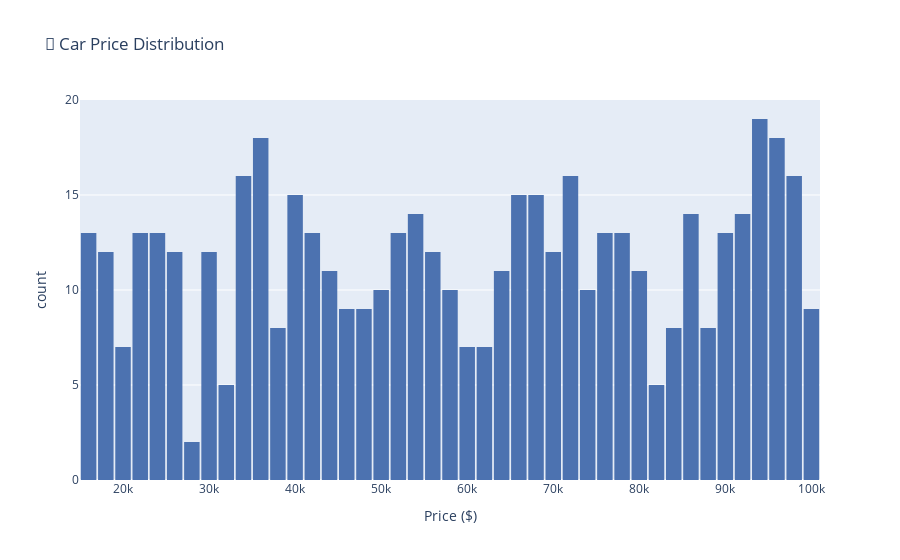

Notebook code for this chart:
### Markdown cell above
#### 4.1.1 Numerical Distributions

### Code cell
# Price Distribution (Cars)
fig = px.histogram(
    df_cars.to_pandas(), 
    x="Price", 
    nbins=50,
    title="🚗 Car Price Distribution",
    labels={"Price": "Price ($)", "count": "Frequency"},
    color_discrete_sequence=[COLORS[0]]
)
fig.update_layout(bargap=0.1)
fig.show()

### Figure 1 — Plotly figure (JSON) as saved in the notebook; plotly's stock layout.template omitted (floating-point values rounded to 4 significant figures; data arrays with more than 128 entries replaced by an {"elided": "..."} marker saying what was removed)
{"data": [{"bingroup": "x", "hovertemplate": "Price ($)=%{x}<br>count=%{y}<extra></extra>", "legendgroup": "", "marker": {"color": "#4c72b0", "pattern": {"shape": ""}}, "name": "", "nbinsx": 50, "orientation": "v", "showlegend": false, "type": "histogram", "x": {"elided": "501 float values"}, "xaxis": "x", "yaxis": "y"}], "layout": {"bargap": 0.1, "barmode": "relative", "legend": {"tracegroupgap": 0}, "title": {"text": "🚗 Car Price Distribution"}, "xaxis": {"anchor": "y", "domain": [0, 1], "title": {"text": "Price ($)"}}, "yaxis": {"anchor": "x", "domain": [0, 1], "title": {"text": "count"}}}}
